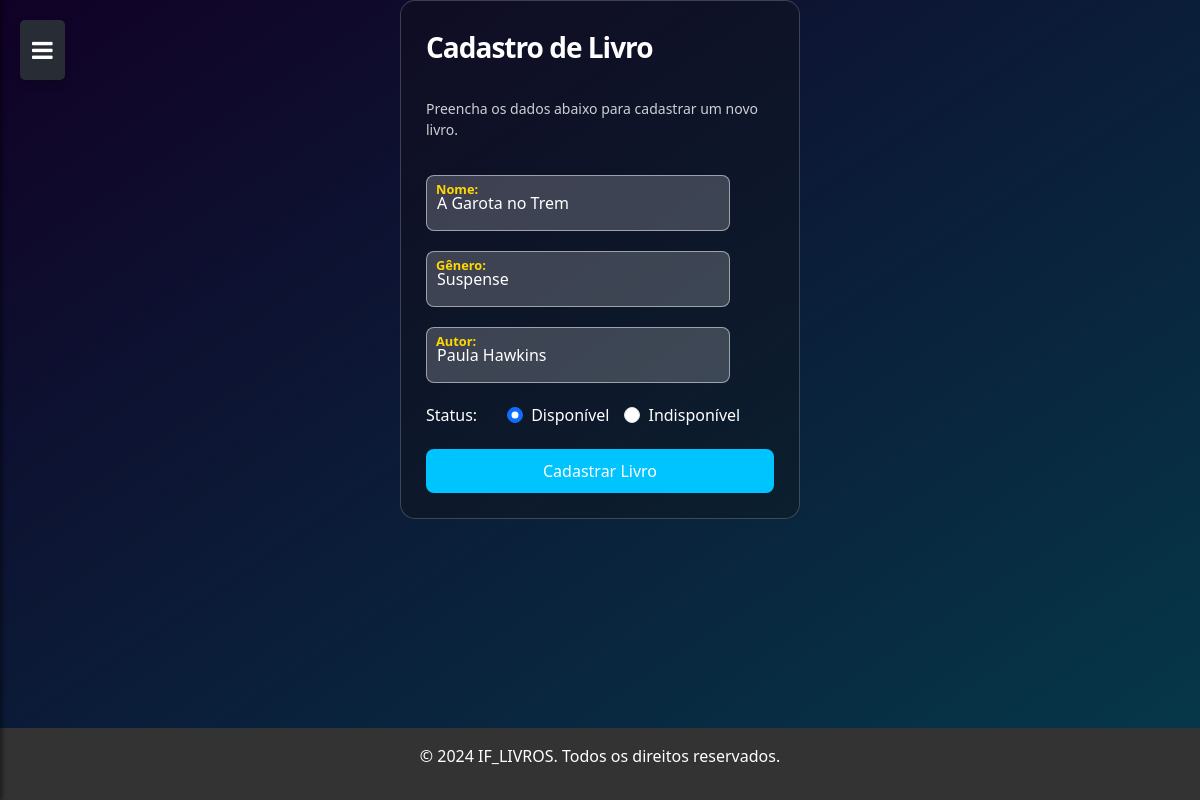
The app's page /cadastro_livro.php?id=1 (signed in) with its own data.
### tables this page shows
CREATE TABLE IF NOT EXISTS `livro` (
  `idlivros` INT NOT NULL AUTO_INCREMENT,
  `nome` VARCHAR(45) NOT NULL,
  `genero` VARCHAR(45) NOT NULL,
  `status` VARCHAR(45) NOT NULL,
  `autor` VARCHAR(45) NOT NULL,
  PRIMARY KEY (`idlivros`));

### public/cadastro_livro.php (the view, shortened to what this page needs)
<?php
if (isset($_GET['id'])){
require_once "../controle/conexao.php";
$id = $_GET['id'];
$sql = "SELECT * FROM livro WHERE idlivros = $id";
$resultado = mysqli_query($conexao, $sql);
$linha = mysqli_fetch_array($resultado);
$nome = $linha['nome'];
$genero = $linha['genero'];
$autor = $linha['autor'];
}
?>
<!DOCTYPE html>
<html lang="pt-BR">
<head>
    <link href="https://cdn.jsdelivr.net/npm/bootstrap@5.3.3/dist/css/bootstrap.min.css" rel="stylesheet">
    <link rel="stylesheet" href="../public/css/header.css">
    <link rel="stylesheet" href="./css/style_form.css">
</head>
<body>
    <form action="../controle/banco_livro.php? <?php echo $id ?>" method="post" class="form">
        <p class="title">Cadastro de Livro</p>
        <p class="message">Preencha os dados abaixo para cadastrar um novo livro.</p>
        <div class="flex">
            <label>
                <input type="text" class="input" name="nome" required value="<?php echo $nome?>">
                <span>Nome:</span>
            </label>
        </div>
        <div class="flex">
            <label>
                <input type="text" class="input" name="genero" required value="<?php echo $genero ?>">
                <span>Gênero:</span>
            </label>
        </div>
        <div class="flex">
            <label>
                <input type="text" class="input" name="autor" required value="<?php echo $autor ?>">
                <span>Autor:</span>
            </label>
        </div>
        <div class="flex">
            <label>Status:</label><br>
            <div class="form-check">
                <input class="form-check-input" type="radio" name="status" id="statusDisponivel" value="Disponível" checked>
                <label class="form-check-label" for="statusDisponivel">Disponível</label>
            </div>
            <div class="form-check">
                <input class="form-check-input" type="radio" name="status" id="statusIndisponivel" value="Indisponível">
                <label class="form-check-label" for="statusIndisponivel">Indisponível</label>
            </div>
        </div>
        <button class="submit">Cadastrar Livro</button>
    </form>
</body>
</html>

### public/css/header.css (style rules this page uses)
.fa { color: white; }
.off-menu-btn { position: fixed; top: 20px; left: 20px; background-color: #282c34; color: white; border: none; padding: 12px; font-size: 24px; cursor: pointer; border-radius: 5px; box-shadow: 0 4px 8px rgba(0, 0, 0, 0.2); transition: 0.3s; }

### public/css/style_form.css (style rules this page uses)
body { background: linear-gradient(to bottom right, #110127, #053a4a); display: flex; flex-direction: column; min-height: 100vh; margin: 0; }
.form { display: flex; flex-direction: column; gap: 20px; max-width: 400px; padding: 25px; border-radius: 15px; background-color: rgba(20, 20, 20, 0.343); color: #ffffff; border: 1px solid rgba(255, 255, 255, 0.2); margin: 0 auto; height: auto; }
.title { font-size: 28px; font-weight: 600; letter-spacing: -1px; color: white; margin-bottom: 10px; }
.message { font-size: 14px; color: rgba(255, 255, 255, 0.8); margin-bottom: 15px; }
.form label { position: relative; }
.form label .input { background-color: rgba(255, 255, 255, 0.2); color: #fff; padding: 15px 10px; outline: 0; border: 1px solid rgba(255, 255, 255, 0.5); border-radius: 8px; font-size: 16px; width: 120%; }
.form label .input + span { color: rgba(255, 255, 255, 0.7); position: absolute; left: 10px; top: 12px; font-size: 0.9em; cursor: text; transition: 0.3s ease; }
.form label .input:focus + span, .form label .input:valid + span { color: #ffd900; top: 5px; font-size: 0.8em; font-weight: 600; }
.submit { border: none; padding: 10px 0; border-radius: 8px; color: #fff; font-size: 16px; background-color: #00c4ff; cursor: pointer; transition: background-color 0.3s ease; }
.flex { display: flex; gap: 15px; }
footer { background: #333; color: #fff; text-align: center; padding: 1rem; position: fixed; bottom: 0; z-index: 1; width: 100%; }

### records on screen
livro: nome "A Garota no Trem", genero "Suspense", autor "Paula Hawkins"
